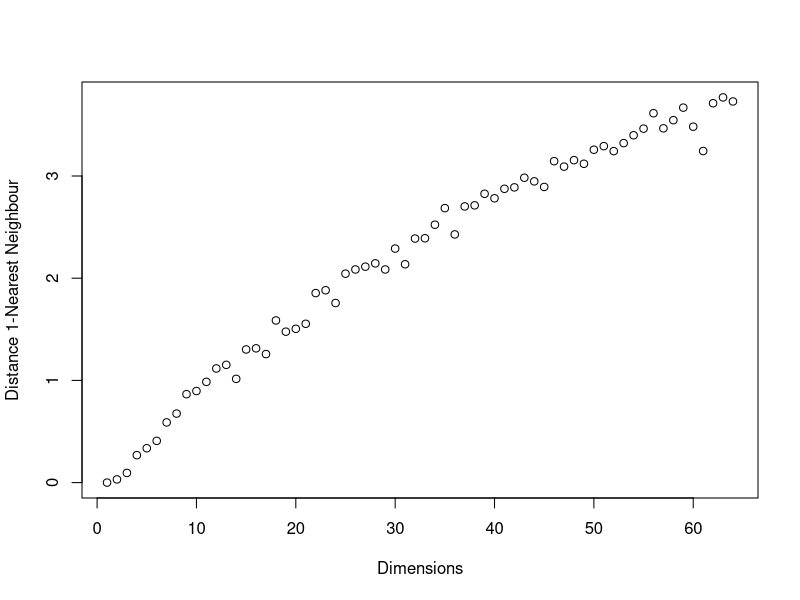

R code for this plot:
#dimensions vector
dimensions <- seq(from= 1, to=64, by=1)

#general functions
#parameter a
a <- 5
#1. general function
func <- function(a,x){
  yVector <- sapply(x, function(x) exp(-a*distance(x)))
  return(yVector)
}

#2. distance function (helper function for the general function)
distance <- function(x){
  #xSquare <- apply(x,1:2, function(x) x^2)
  xSquare <- x^2
  sumSquares <- sum(xSquare)
  euclDist <- sqrt(sumSquares)
  return(euclDist)
}

#3. distance per row
distRow <- function(x){
  matDist <- apply(x, 1, distance)
  return(matDist)
}

# 4. nearest neighbour -- Hoofdfunctie
NN <- function(n){
  #PSUEDO
  #matrix (met de dimensies) - drawSamples
  #bereken distRow
  #geef which.min(distRow) <- geeft rij aan van de laagste
  # geef matrix[which.min(distRow),]
  matDim <- drawSamples(n)
  distRow <- distRow(matDim)
  #nearest <- matDim[which.min(distRow),] --- geeft de nearest coordinaten
  nearest <- min(distRow)
  return(nearest)
}

#graph the standard function
#range for graph
range <- seq(-1,1,0.01)
xRange = range
yRange = func(a,xRange)
#plot(xRange, yRange,type="l" , xlim=c(-1,1), ylim=c(0,1), lwd=4, col="blue", xlab="x", ylab="y = exp(-a*||x||)")

#samples
randomSample <- function(){
  x <- runif(1,-1,1)
  return(x)
}

#create samples with different dimension sizes
#create a function n=nr dimensions
drawSamples <- function(n){
  #draw 1000 samples
  samples <- matrix(vector(), nrow=1000, ncol=n)
  for (i in 1:1000){
    dim <- vector(length=n)
    for (j in 1:n){
      dim[j] <- randomSample()
    }
    #create an empty vector with size d (dimension)
    samples[i,] <-  c(dim)
  }
  return(samples)
}

#5. HET EXPERIMENT
# De functie returned de 1-nearest neighbour van elke dimensie
predictions <- function(dimensions){
  vec <- vector()
  for (i in dimensions){
    vec[i] = NN(i)
  }
  return(vec)
}

plot(dimensions, predictions(dimensions),xlab="Dimensions",ylab="Distance 1-Nearest Neighbour")



